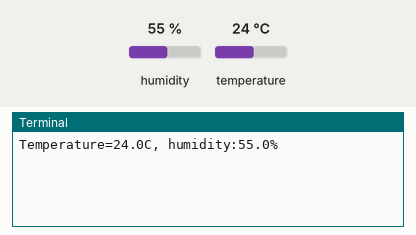
The program below on a simulated Raspberry Pi (BCM pin numbers). On the bench: the last lines printed to the terminal. The test bench sets the inputs (shaded band); at power-on: humidity 55 %, temperature 24 °C.

Above: at 1.2 s.
1.3 s: humidity set to 22 %
At 3.1 s:
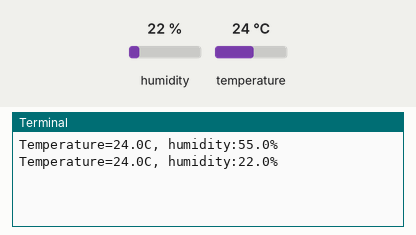
3.4 s: temperature set to 12 °C
At 4.1 s:
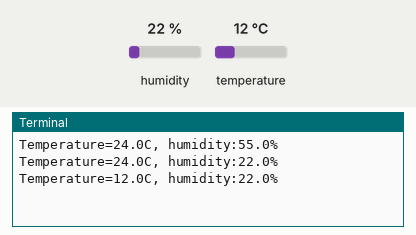
5.5 s: humidity set to 40 %
At 7.1 s:
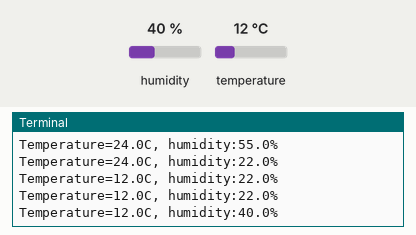
Timing chart, 0 to 8.6 s (numbered marks = the images above; inputs shaded):
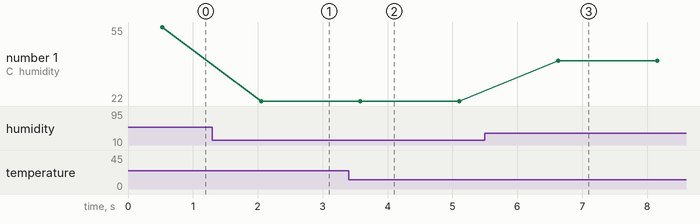

Measured:
- after the input at 1.3 s, the terminal: prints a new line after 0.75 s (image 1)
- after the input at 3.4 s, the terminal: prints a new line after 0.18 s (image 2)
- after the input at 5.5 s, the terminal: prints a new line after 1.1 s (image 3)
- plotted number 1: 55 → 22 after the input at 1.3 s, 22 → 40 after the input at 5.5 s

The program:

dht11.py
```python
import time
import Adafruit_DHT

sensor = Adafruit_DHT.DHT11
PIN=17

try:
    while True:
        humidity, temperature = Adafruit_DHT.read_retry(sensor, PIN)
        if humidity is not None and temperature is not None:
            print(f"Temperature={temperature:.1f}C, humidity:{humidity:.1f}%")
        else:
            print('Read error')
        time.sleep(1)

finally:
    print("End of Program")
```
